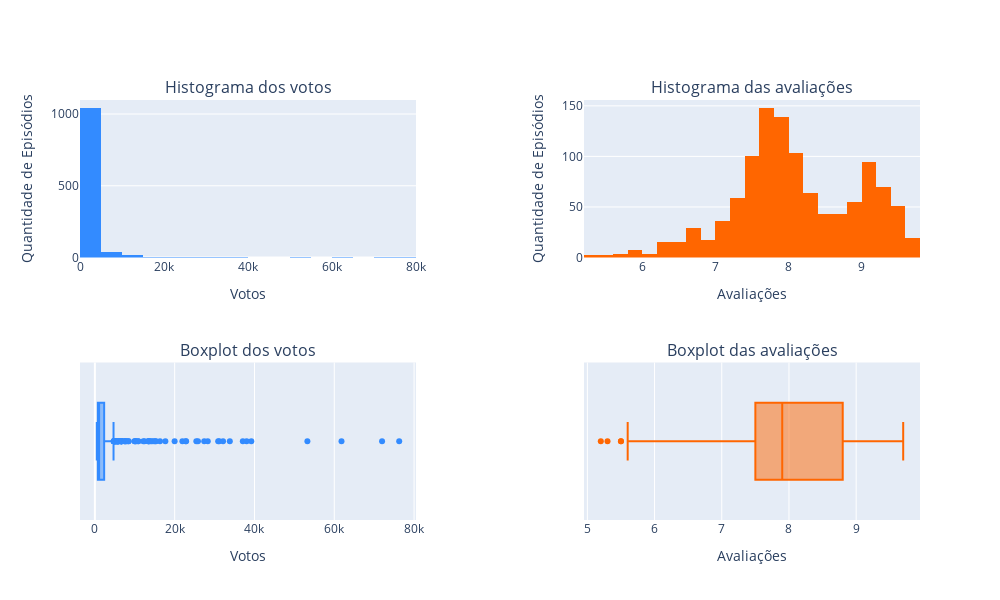

Source (notebook cell):
### Markdown cell above
#### Qual é a distribuição da avaliação média e quantidade de votos?
#### Qual ou quais episódios tiveram a avaliação mais alta e qual ou quais tiveram a avaliação mais baixa?

### Code cell
# Criando os subplots
fig = sp.make_subplots(rows=2, cols=2, vertical_spacing=0.25, horizontal_spacing=0.2, 
                       subplot_titles=['Histograma dos votos', 'Histograma das avaliações', 
                                       'Boxplot dos votos', 'Boxplot das avaliações'])
# Histogramas
fig.add_trace(go.Histogram(x=df['Votos'], nbinsx=30, marker_color='#338bff'), row=1, col=1)
fig.add_trace(go.Histogram(x=df['Avaliação'], marker_color='#FF6600'), row=1, col=2)
fig.update_xaxes(title_text="Votos", row=1, col=1)
fig.update_yaxes(title_text="Quantidade de Episódios", row=1, col=1)
fig.update_xaxes(title_text="Avaliações", row=1, col=2)
fig.update_yaxes(title_text="Quantidade de Episódios", row=1, col=2)

# Boxplots
fig.add_trace(go.Box(x=df['Votos'], marker_color='#338bff', boxpoints='outliers', name=''), row=2, col=1)
fig.add_trace(go.Box(x=df['Avaliação'], marker_color='#FF6600', boxpoints='outliers', name=''), row=2, col=2)
fig.update_xaxes(title_text="Votos", row=2, col=1)
fig.update_xaxes(title_text="Avaliações", row=2, col=2)

# Atualizando layout com rótulos dos eixos
fig.update_layout(height=600, width=1000, showlegend=False)

# Exibindo o gráfico
fig.show()

### Figure 1 — Plotly figure (JSON) as saved in the notebook; plotly's stock layout.template omitted (floating-point values rounded to 4 significant figures; data arrays with more than 128 entries replaced by an {"elided": "..."} marker saying what was removed)
{"data": [{"marker": {"color": "#338bff"}, "nbinsx": 30, "type": "histogram", "x": {"elided": "1117 int values"}, "xaxis": "x", "yaxis": "y"}, {"marker": {"color": "#FF6600"}, "type": "histogram", "x": {"elided": "1117 float values"}, "xaxis": "x2", "yaxis": "y2"}, {"boxpoints": "outliers", "marker": {"color": "#338bff"}, "name": "", "type": "box", "x": {"elided": "1117 int values"}, "xaxis": "x3", "yaxis": "y3"}, {"boxpoints": "outliers", "marker": {"color": "#FF6600"}, "name": "", "type": "box", "x": {"elided": "1117 float values"}, "xaxis": "x4", "yaxis": "y4"}], "layout": {"annotations": [{"font": {"size": 16}, "showarrow": false, "text": "Histograma dos votos", "x": 0.2, "xanchor": "center", "xref": "paper", "y": 1, "yanchor": "bottom", "yref": "paper"}, {"font": {"size": 16}, "showarrow": false, "text": "Histograma das avaliações", "x": 0.8, "xanchor": "center", "xref": "paper", "y": 1, "yanchor": "bottom", "yref": "paper"}, {"font": {"size": 16}, "showarrow": false, "text": "Boxplot dos votos", "x": 0.2, "xanchor": "center", "xref": "paper", "y": 0.375, "yanchor": "bottom", "yref": "paper"}, {"font": {"size": 16}, "showarrow": false, "text": "Boxplot das avaliações", "x": 0.8, "xanchor": "center", "xref": "paper", "y": 0.375, "yanchor": "bottom", "yref": "paper"}], "height": 600, "showlegend": false, "width": 1000, "xaxis": {"anchor": "y", "domain": [0, 0.4], "title": {"text": "Votos"}}, "xaxis2": {"anchor": "y2", "domain": [0.6, 1], "title": {"text": "Avaliações"}}, "xaxis3": {"anchor": "y3", "domain": [0, 0.4], "title": {"text": "Votos"}}, "xaxis4": {"anchor": "y4", "domain": [0.6, 1], "title": {"text": "Avaliações"}}, "yaxis": {"anchor": "x", "domain": [0.625, 1], "title": {"text": "Quantidade de Episódios"}}, "yaxis2": {"anchor": "x2", "domain": [0.625, 1], "title": {"text": "Quantidade de Episódios"}}, "yaxis3": {"anchor": "x3", "domain": [0, 0.375]}, "yaxis4": {"anchor": "x4", "domain": [0, 0.375]}}}
